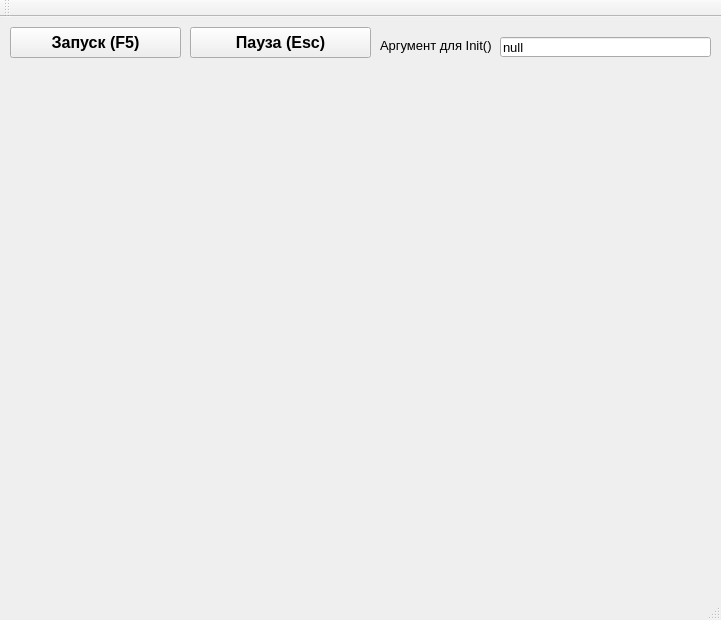
<?xml version="1.0" encoding="UTF-8"?>
<ui version="4.0">
 <class>MainWindow</class>
 <widget class="QMainWindow" name="MainWindow">
  <property name="geometry">
   <rect>
    <x>0</x>
    <y>0</y>
    <width>721</width>
    <height>620</height>
   </rect>
  </property>
  <property name="windowTitle">
   <string>Игра</string>
  </property>
  <widget class="QWidget" name="centralWidget">
   <widget class="QPushButton" name="ButStopStart">
    <property name="geometry">
     <rect>
      <x>190</x>
      <y>10</y>
      <width>181</width>
      <height>31</height>
     </rect>
    </property>
    <property name="font">
     <font>
      <pointsize>12</pointsize>
      <weight>75</weight>
      <bold>true</bold>
     </font>
    </property>
    <property name="text">
     <string>Пауза (Esc)</string>
    </property>
   </widget>
   <widget class="QPushButton" name="ButRun">
    <property name="geometry">
     <rect>
      <x>10</x>
      <y>10</y>
      <width>171</width>
      <height>31</height>
     </rect>
    </property>
    <property name="font">
     <font>
      <pointsize>12</pointsize>
      <weight>75</weight>
      <bold>true</bold>
     </font>
    </property>
    <property name="text">
     <string>Запуск (F5)</string>
    </property>
   </widget>
   <widget class="QLineEdit" name="lineParam">
    <property name="geometry">
     <rect>
      <x>500</x>
      <y>20</y>
      <width>211</width>
      <height>20</height>
     </rect>
    </property>
    <property name="font">
     <font>
      <pointsize>10</pointsize>
     </font>
    </property>
    <property name="text">
     <string>null</string>
    </property>
   </widget>
   <widget class="QLabel" name="label">
    <property name="geometry">
     <rect>
      <x>380</x>
      <y>20</y>
      <width>131</width>
      <height>16</height>
     </rect>
    </property>
    <property name="font">
     <font>
      <pointsize>10</pointsize>
     </font>
    </property>
    <property name="text">
     <string>Аргумент для Init()</string>
    </property>
   </widget>
  </widget>
  <widget class="QMenuBar" name="menuBar">
   <property name="geometry">
    <rect>
     <x>0</x>
     <y>0</y>
     <width>721</width>
     <height>22</height>
    </rect>
   </property>
  </widget>
  <widget class="QToolBar" name="mainToolBar">
   <attribute name="toolBarArea">
    <enum>TopToolBarArea</enum>
   </attribute>
   <attribute name="toolBarBreak">
    <bool>false</bool>
   </attribute>
  </widget>
  <widget class="QStatusBar" name="statusBar"/>
 </widget>
 <layoutdefault spacing="6" margin="11"/>
 <resources/>
 <connections/>
</ui>
